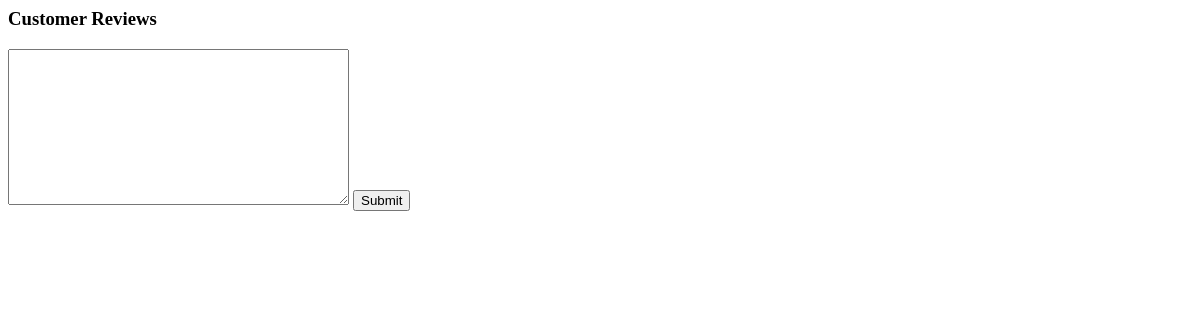
/AddComment/1, run on an earlier commit of the app's database.
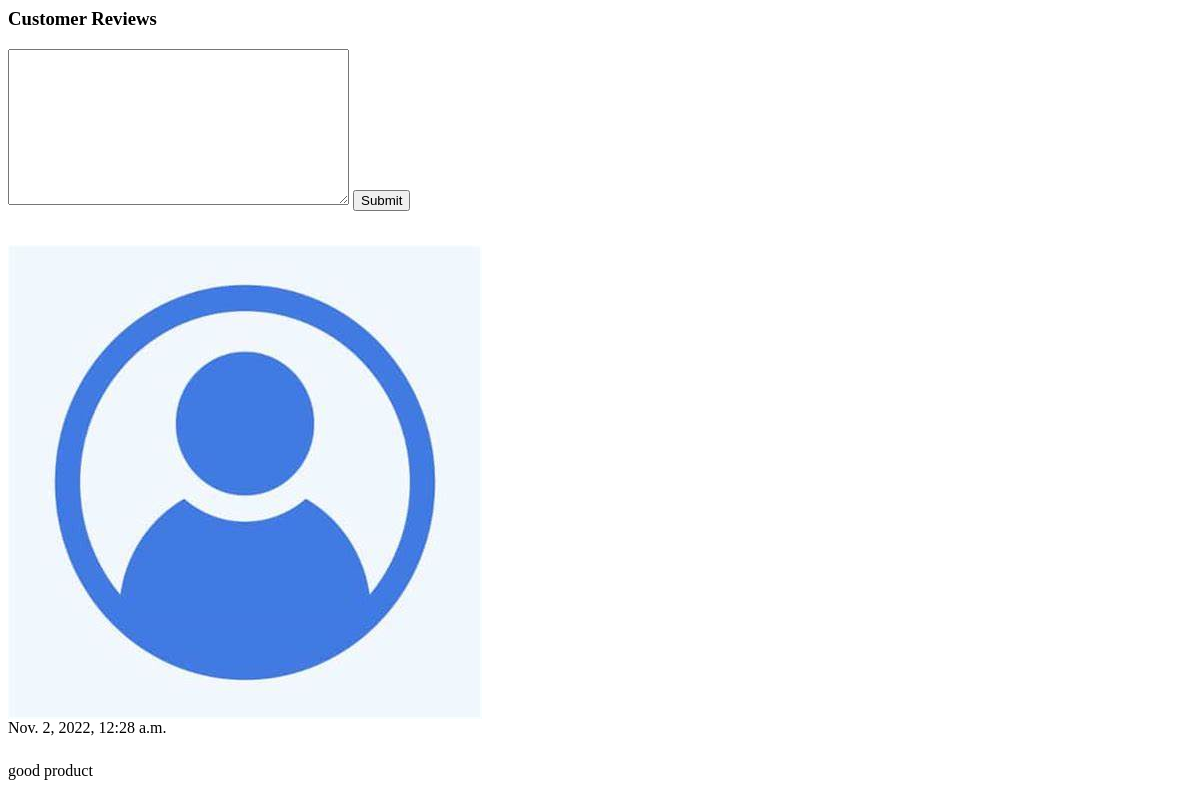
And on a later commit of the database.
### Comments/models.py (models this page shows)
class Comments(models.Model):
    User_Comment=models.ForeignKey(Account,on_delete=models.CASCADE)
    Description=models.CharField(max_length=150)
    DataCreated=models.DateTimeField(auto_now_add=True)

### Account/models.py (models this page shows, shortened)
class Account(models.Model):
    user=models.ForeignKey(User,on_delete=models.CASCADE,null=True,blank=True)
    image=models.ImageField(upload_to='user',null=True)
    city = models.CharField(max_length=50,null=True,blank=True)
    country = models.CharField(max_length=50,null=True,blank=True)
    gender = models.CharField(default="Male", max_length=10)

### Comments/views.py (the view, shortened to what this page needs)
# urls.py: path('AddComment/<int:ID>',AddingComment.as_view())
class AddingComment(CreateView):
    template_name = 'DetailView/ReviewSection.html'
    form_class = CommentForm
    productid=None
    slug_field = 'int'
    slug_url_kwarg = 'ID'

### Comments/context_processors.py
class CommentForm(ModelForm):
    class Meta:
        model=Comments
        fields=['Description']
        widgets={
            'Description':Textarea()
        }

### Categories/context_processors.py (called while the page is built)
def CategoriesItem(request):
    categories = Category.objects.all().exclude(Parentitem=None).values('ParentCategory')
    category_item = []
    for category in categories:
        for key in category:
            category_item.append(category.get(key))
    return dict(CategoriesItem=set(category_item))

### Comments/context_processors.py (called while the page is built)
def passform(request):
    return dict(commentform=CommentForm())

def pass_all_comments(request):
    return dict(comments=Comments.objects.all())

### Product/context_processors.py (called while the page is built)
def populare_product(request):
    mostcount=OrderDetail.objects.order_by('order_count')[:3]
    return dict(mostcount=mostcount)

### templates/DetailView/ReviewSection.html (shortened to what this page needs)
{% load static %}
<div class="row">
			<div class="col-md-9">
	<header class="section-heading">
		<h3>Customer Reviews </h3>
	</header>
    <form action="/AddComment/{{ object.Pro_Detail.id }}" method="post" id="usrform">
    {{ commentform.Description }}
   <button type="submit" class="btn  btn-primary"> Submit  </button>
    </form>
    <br>
	<article class="box mb-3">
        {% for comment in comments %}
		<div class="icontext w-100">
			<img src="{{ comment.User_Comment.image.url }}" class="img-xs icon rounded-circle">
			<div class="text">
				<span class="date text-muted float-md-right">{{ comment.DataCreated }}</span>
			</div>
		</div>
		<div class="mt-3">
			<p>
				{{ comment.Description }}
			</p>
		</div>
        {% endfor %}
	</article>
	</div>
</div>

What changed in the data, as far as the page shows it:
added Comments: User_Comment.image (picture), DataCreated "Nov. 2, 2022, 12:28 a.m.", Description "good product"
